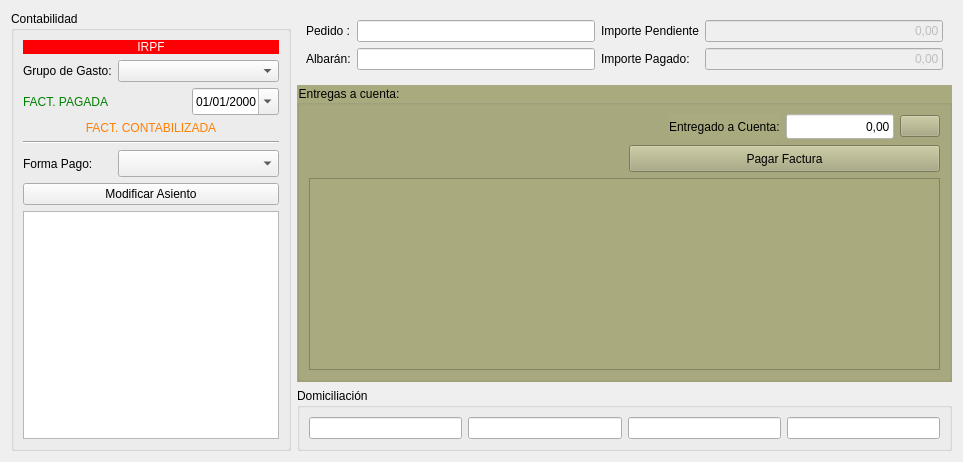
         <widget class="QWidget" name="tab_7">
          <attribute name="title">
           <string>Procesos</string>
          </attribute>
          <layout class="QGridLayout" name="gridLayout_3">
           <item row="0" column="0" rowspan="3">
            <widget class="QGroupBox" name="groupBox_4">
             <property name="title">
              <string>Contabilidad</string>
             </property>
             <layout class="QGridLayout" name="gridLayout_4">
              <item row="0" column="0">
               <layout class="QGridLayout" name="gridLayout_16">
                <item row="3" column="0" colspan="3">
                 <widget class="QLabel" name="lbcontabilizada">
                  <property name="styleSheet">
                   <string notr="true">color: rgb(255, 128, 0);</string>
                  </property>
                  <property name="text">
                   <string>FACT. CONTABILIZADA</string>
                  </property>
                  <property name="alignment">
                   <set>Qt::AlignCenter</set>
                  </property>
                 </widget>
                </item>
                <item row="5" column="0">
                 <widget class="QLabel" name="label_31">
                  <property name="text">
                   <string>Forma Pago:</string>
                  </property>
                 </widget>
                </item>
                <item row="0" column="0" colspan="3">
                 <widget class="QLabel" name="lblIRPF_4">
                  <property name="styleSheet">
                   <string notr="true">color: rgb(255, 255, 255);
font: 75 12pt &quot;Nimbus Mono L&quot;;
background-color: rgb(253, 0, 4);</string>
                  </property>
                  <property name="text">
                   <string>IRPF</string>
                  </property>
                  <property name="alignment">
                   <set>Qt::AlignCenter</set>
                  </property>
                 </widget>
                </item>
                <item row="2" column="0" colspan="2">
                 <widget class="QLabel" name="lblFacturaPagada">
                  <property name="styleSheet">
                   <string notr="true">color: rgb(0, 128, 0);</string>
                  </property>
                  <property name="text">
                   <string>FACT. PAGADA</string>
                  </property>
                 </widget>
                </item>
                <item row="2" column="2">
                 <widget class="QDateEdit" name="txtfecha_cobro">
                  <property name="minimumSize">
                   <size>
                    <width>0</width>
                    <height>27</height>
                   </size>
                  </property>
                  <property name="displayFormat">
                   <string>dd/MM/yyyy</string>
                  </property>
                  <property name="calendarPopup">
                   <bool>true</bool>
                  </property>
                 </widget>
                </item>
                <item row="5" column="1" colspan="2">
                 <widget class="QComboBox" name="cboforma_pago">
                  <property name="minimumSize">
                   <size>
                    <width>0</width>
                    <height>27</height>
                   </size>
                  </property>
                 </widget>
                </item>
                <item row="4" column="0" colspan="3">
                 <widget class="Line" name="line_3">
                  <property name="orientation">
                   <enum>Qt::Horizontal</enum>
                  </property>
                 </widget>
                </item>
                <item row="1" column="0">
                 <widget class="QLabel" name="label_21">
                  <property name="text">
                   <string>Grupo de Gasto:</string>
                  </property>
                 </widget>
                </item>
                <item row="1" column="1" colspan="2">
                 <widget class="QComboBox" name="cbo_grupo_gasto"/>
                </item>
               </layout>
              </item>
              <item row="1" column="0">
               <widget class="QPushButton" name="pushButton">
                <property name="text">
                 <string>Modificar Asiento</string>
                </property>
               </widget>
              </item>
              <item row="2" column="0">
               <widget class="QTableView" name="tablaAsientos">
                <property name="alternatingRowColors">
                 <bool>true</bool>
                </property>
                <attribute name="horizontalHeaderStretchLastSection">
                 <bool>true</bool>
                </attribute>
               </widget>
              </item>
             </layout>
            </widget>
           </item>
           <item row="0" column="1">
            <widget class="QFrame" name="frame_2">
             <layout class="QGridLayout" name="gridLayout_5">
              <item row="0" column="1">
               <widget class="QLineEdit" name="txtpedidoProveedor"/>
              </item>
              <item row="0" column="0">
               <widget class="QLabel" name="label_24">
                <property name="text">
                 <string>Pedido :</string>
                </property>
               </widget>
              </item>
              <item row="0" column="3">
               <widget class="QLineEdit" name="txtimporte_pendiente">
                <property name="enabled">
                 <bool>false</bool>
                </property>
                <property name="text">
                 <string>0,00</string>
                </property>
                <property name="alignment">
                 <set>Qt::AlignRight|Qt::AlignTrailing|Qt::AlignVCenter</set>
                </property>
                <property name="readOnly">
                 <bool>true</bool>
                </property>
               </widget>
              </item>
              <item row="0" column="2">
               <widget class="QLabel" name="label_22">
                <property name="text">
                 <string>Importe Pendiente</string>
                </property>
               </widget>
              </item>
              <item row="1" column="2">
               <widget class="QLabel" name="label_20">
                <property name="text">
                 <string>Importe Pagado:</string>
                </property>
               </widget>
              </item>
              <item row="1" column="3">
               <widget class="QLineEdit" name="txtImportePagadoFactura">
                <property name="enabled">
                 <bool>false</bool>
                </property>
                <property name="text">
                 <string>0,00</string>
                </property>
                <property name="alignment">
                 <set>Qt::AlignRight|Qt::AlignTrailing|Qt::AlignVCenter</set>
                </property>
               </widget>
              </item>
              <item row="1" column="0">
               <widget class="QLabel" name="label_32">
                <property name="text">
                 <string>Albarán:</string>
                </property>
               </widget>
              </item>
              <item row="1" column="1">
               <widget class="QLineEdit" name="txtAlbaran">
                <property name="readOnly">
                 <bool>true</bool>
                </property>
               </widget>
              </item>
             </layout>
            </widget>
           </item>
           <item row="1" column="1">
            <widget class="QGroupBox" name="groupBox_3">
             <property name="styleSheet">
              <string notr="true">background-color: rgb(170, 170, 127);</string>
             </property>
             <property name="title">
              <string>Entregas a cuenta:</string>
             </property>
             <layout class="QGridLayout" name="gridLayout_8">
              <item row="0" column="0">
               <spacer name="horizontalSpacer_6">
                <property name="orientation">
                 <enum>Qt::Horizontal</enum>
                </property>
                <property name="sizeHint" stdset="0">
                 <size>
                  <width>314</width>
                  <height>20</height>
                 </size>
                </property>
               </spacer>
              </item>
              <item row="2" column="0" colspan="2">
               <widget class="QTableView" name="tabla_entregas">
                <property name="alternatingRowColors">
                 <bool>true</bool>
                </property>
               </widget>
              </item>
              <item row="0" column="1">
               <layout class="QHBoxLayout" name="horizontalLayout_8">
                <item>
                 <spacer name="horizontalSpacer_8">
                  <property name="orientation">
                   <enum>Qt::Horizontal</enum>
                  </property>
                  <property name="sizeHint" stdset="0">
                   <size>
                    <width>40</width>
                    <height>20</height>
                   </size>
                  </property>
                 </spacer>
                </item>
                <item>
                 <widget class="QLabel" name="label_23">
                  <property name="text">
                   <string>Entregado a Cuenta:</string>
                  </property>
                 </widget>
                </item>
                <item>
                 <widget class="QLineEdit" name="txtentregado_a_cuenta">
                  <property name="minimumSize">
                   <size>
                    <width>0</width>
                    <height>25</height>
                   </size>
                  </property>
                  <property name="maximumSize">
                   <size>
                    <width>120</width>
                    <height>16777215</height>
                   </size>
                  </property>
                  <property name="styleSheet">
                   <string notr="true">background-color: rgb(255, 255, 255);
color: rgb(0, 0, 0);</string>
                  </property>
                  <property name="text">
                   <string>0,00</string>
                  </property>
                  <property name="alignment">
                   <set>Qt::AlignRight|Qt::AlignTrailing|Qt::AlignVCenter</set>
                  </property>
                 </widget>
                </item>
                <item>
                 <widget class="QPushButton" name="pushButton_2">
                  <property name="icon">
                   <iconset>
                    <normaloff>:/Icons/PNG/add.png</normaloff>:/Icons/PNG/add.png</iconset>
                  </property>
                  <property name="iconSize">
                   <size>
                    <width>15</width>
                    <height>15</height>
                   </size>
                  </property>
                 </widget>
                </item>
               </layout>
              </item>
              <item row="1" column="1">
               <widget class="QPushButton" name="btnCobrar">
                <property name="minimumSize">
                 <size>
                  <width>0</width>
                  <height>27</height>
                 </size>
                </property>
                <property name="styleSheet">
                 <string notr="true">color:rgb(0, 0, 0);</string>
                </property>
                <property name="text">
                 <string>Pagar Factura</string>
                </property>
                <property name="icon">
                 <iconset>
                  <normaloff>:/Icons/PNG/Fp.png</normaloff>:/Icons/PNG/Fp.png</iconset>
                </property>
                <property name="iconSize">
                 <size>
                  <width>24</width>
                  <height>24</height>
                 </size>
                </property>
               </widget>
              </item>
             </layout>
            </widget>
           </item>
           <item row="2" column="1">
            <widget class="QGroupBox" name="groupBox">
             <property name="title">
              <string>Domiciliación</string>
             </property>
             <layout class="QHBoxLayout" name="horizontalLayout_9">
              <item>
               <widget class="QLineEdit" name="txtcodigo_entidad"/>
              </item>
              <item>
               <widget class="QLineEdit" name="txtoficina_entidad"/>
              </item>
              <item>
               <widget class="QLineEdit" name="txtdc_cuenta"/>
              </item>
              <item>
               <widget class="QLineEdit" name="txtnumero_cuenta"/>
              </item>
             </layout>
            </widget>
           </item>
          </layout>
         </widget>
